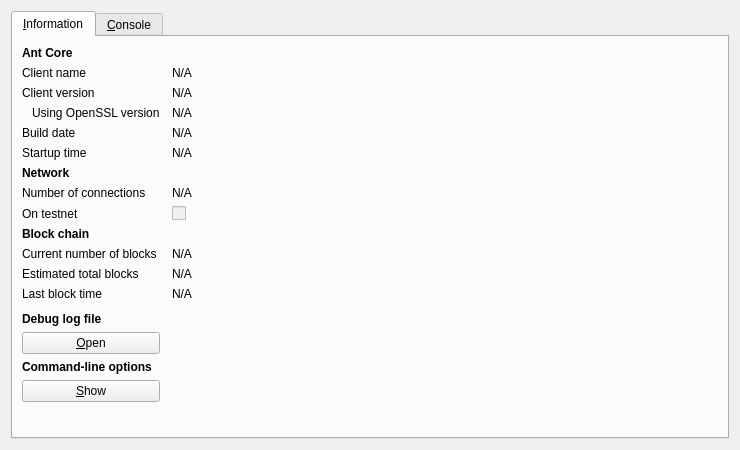
<?xml version="1.0" encoding="UTF-8"?>
<ui version="4.0">
 <class>RPCConsole</class>
 <widget class="QDialog" name="RPCConsole">
  <property name="geometry">
   <rect>
    <x>0</x>
    <y>0</y>
    <width>740</width>
    <height>450</height>
   </rect>
  </property>
  <property name="windowTitle">
   <string>Ant - Debug window</string>
  </property>
  <layout class="QVBoxLayout" name="verticalLayout_2">
   <item>
    <widget class="QTabWidget" name="tabWidget">
     <property name="currentIndex">
      <number>0</number>
     </property>
     <widget class="QWidget" name="tab_info">
      <attribute name="title">
       <string>&amp;Information</string>
      </attribute>
      <layout class="QGridLayout" name="gridLayout" columnstretch="0,1">
       <property name="horizontalSpacing">
        <number>12</number>
       </property>
       <item row="0" column="0">
        <widget class="QLabel" name="label_9">
         <property name="font">
          <font>
           <weight>75</weight>
           <bold>true</bold>
          </font>
         </property>
         <property name="text">
          <string>Ant Core</string>
         </property>
        </widget>
       </item>
       <item row="1" column="0">
        <widget class="QLabel" name="label_5">
         <property name="text">
          <string>Client name</string>
         </property>
        </widget>
       </item>
       <item row="1" column="1">
        <widget class="QLabel" name="clientName">
         <property name="cursor">
          <cursorShape>IBeamCursor</cursorShape>
         </property>
         <property name="text">
          <string>N/A</string>
         </property>
         <property name="textFormat">
          <enum>Qt::PlainText</enum>
         </property>
         <property name="textInteractionFlags">
          <set>Qt::LinksAccessibleByMouse|Qt::TextSelectableByKeyboard|Qt::TextSelectableByMouse</set>
         </property>
        </widget>
       </item>
       <item row="2" column="0">
        <widget class="QLabel" name="label_6">
         <property name="text">
          <string>Client version</string>
         </property>
        </widget>
       </item>
       <item row="2" column="1">
        <widget class="QLabel" name="clientVersion">
         <property name="cursor">
          <cursorShape>IBeamCursor</cursorShape>
         </property>
         <property name="text">
          <string>N/A</string>
         </property>
         <property name="textFormat">
          <enum>Qt::PlainText</enum>
         </property>
         <property name="textInteractionFlags">
          <set>Qt::LinksAccessibleByMouse|Qt::TextSelectableByKeyboard|Qt::TextSelectableByMouse</set>
         </property>
        </widget>
       </item>
       <item row="3" column="0">
        <widget class="QLabel" name="label_14">
         <property name="text">
          <string>Using OpenSSL version</string>
         </property>
         <property name="indent">
          <number>10</number>
         </property>
        </widget>
       </item>
       <item row="3" column="1">
        <widget class="QLabel" name="openSSLVersion">
         <property name="cursor">
          <cursorShape>IBeamCursor</cursorShape>
         </property>
         <property name="text">
          <string>N/A</string>
         </property>
         <property name="textFormat">
          <enum>Qt::PlainText</enum>
         </property>
         <property name="textInteractionFlags">
          <set>Qt::LinksAccessibleByMouse|Qt::TextSelectableByKeyboard|Qt::TextSelectableByMouse</set>
         </property>
        </widget>
       </item>
       <item row="4" column="0">
        <widget class="QLabel" name="label_12">
         <property name="text">
          <string>Build date</string>
         </property>
        </widget>
       </item>
       <item row="4" column="1">
        <widget class="QLabel" name="buildDate">
         <property name="cursor">
          <cursorShape>IBeamCursor</cursorShape>
         </property>
         <property name="text">
          <string>N/A</string>
         </property>
         <property name="textFormat">
          <enum>Qt::PlainText</enum>
         </property>
         <property name="textInteractionFlags">
          <set>Qt::LinksAccessibleByMouse|Qt::TextSelectableByKeyboard|Qt::TextSelectableByMouse</set>
         </property>
        </widget>
       </item>
       <item row="5" column="0">
        <widget class="QLabel" name="label_13">
         <property name="text">
          <string>Startup time</string>
         </property>
        </widget>
       </item>
       <item row="5" column="1">
        <widget class="QLabel" name="startupTime">
         <property name="cursor">
          <cursorShape>IBeamCursor</cursorShape>
         </property>
         <property name="text">
          <string>N/A</string>
         </property>
         <property name="textFormat">
          <enum>Qt::PlainText</enum>
         </property>
         <property name="textInteractionFlags">
          <set>Qt::LinksAccessibleByMouse|Qt::TextSelectableByKeyboard|Qt::TextSelectableByMouse</set>
         </property>
        </widget>
       </item>
       <item row="6" column="0">
        <widget class="QLabel" name="label_11">
         <property name="font">
          <font>
           <weight>75</weight>
           <bold>true</bold>
          </font>
         </property>
         <property name="text">
          <string>Network</string>
         </property>
        </widget>
       </item>
       <item row="7" column="0">
        <widget class="QLabel" name="label_7">
         <property name="text">
          <string>Number of connections</string>
         </property>
        </widget>
       </item>
       <item row="7" column="1">
        <widget class="QLabel" name="numberOfConnections">
         <property name="cursor">
          <cursorShape>IBeamCursor</cursorShape>
         </property>
         <property name="text">
          <string>N/A</string>
         </property>
         <property name="textFormat">
          <enum>Qt::PlainText</enum>
         </property>
         <property name="textInteractionFlags">
          <set>Qt::LinksAccessibleByMouse|Qt::TextSelectableByKeyboard|Qt::TextSelectableByMouse</set>
         </property>
        </widget>
       </item>
       <item row="8" column="0">
        <widget class="QLabel" name="label_8">
         <property name="text">
          <string>On testnet</string>
         </property>
        </widget>
       </item>
       <item row="8" column="1">
        <widget class="QCheckBox" name="isTestNet">
         <property name="enabled">
          <bool>false</bool>
         </property>
         <property name="text">
          <string/>
         </property>
        </widget>
       </item>
       <item row="9" column="0">
        <widget class="QLabel" name="label_10">
         <property name="font">
          <font>
           <weight>75</weight>
           <bold>true</bold>
          </font>
         </property>
         <property name="text">
          <string>Block chain</string>
         </property>
        </widget>
       </item>
       <item row="10" column="0">
        <widget class="QLabel" name="label_3">
         <property name="text">
          <string>Current number of blocks</string>
         </property>
        </widget>
       </item>
       <item row="10" column="1">
        <widget class="QLabel" name="numberOfBlocks">
         <property name="cursor">
          <cursorShape>IBeamCursor</cursorShape>
         </property>
         <property name="text">
          <string>N/A</string>
         </property>
         <property name="textFormat">
          <enum>Qt::PlainText</enum>
         </property>
         <property name="textInteractionFlags">
          <set>Qt::LinksAccessibleByMouse|Qt::TextSelectableByKeyboard|Qt::TextSelectableByMouse</set>
         </property>
        </widget>
       </item>
       <item row="11" column="0">
        <widget class="QLabel" name="label_4">
         <property name="text">
          <string>Estimated total blocks</string>
         </property>
        </widget>
       </item>
       <item row="11" column="1">
        <widget class="QLabel" name="totalBlocks">
         <property name="cursor">
          <cursorShape>IBeamCursor</cursorShape>
         </property>
         <property name="text">
          <string>N/A</string>
         </property>
         <property name="textFormat">
          <enum>Qt::PlainText</enum>
         </property>
         <property name="textInteractionFlags">
          <set>Qt::LinksAccessibleByMouse|Qt::TextSelectableByKeyboard|Qt::TextSelectableByMouse</set>
         </property>
        </widget>
       </item>
       <item row="12" column="0">
        <widget class="QLabel" name="label_2">
         <property name="text">
          <string>Last block time</string>
         </property>
        </widget>
       </item>
       <item row="12" column="1">
        <widget class="QLabel" name="lastBlockTime">
         <property name="cursor">
          <cursorShape>IBeamCursor</cursorShape>
         </property>
         <property name="text">
          <string>N/A</string>
         </property>
         <property name="textFormat">
          <enum>Qt::PlainText</enum>
         </property>
         <property name="textInteractionFlags">
          <set>Qt::LinksAccessibleByMouse|Qt::TextSelectableByKeyboard|Qt::TextSelectableByMouse</set>
         </property>
        </widget>
       </item>
       <item row="13" column="0">
        <spacer name="verticalSpacer_2">
         <property name="orientation">
          <enum>Qt::Vertical</enum>
         </property>
         <property name="sizeHint" stdset="0">
          <size>
           <width>20</width>
           <height>20</height>
          </size>
         </property>
        </spacer>
       </item>
       <item row="14" column="0">
        <widget class="QLabel" name="labelDebugLogfile">
         <property name="font">
          <font>
           <weight>75</weight>
           <bold>true</bold>
          </font>
         </property>
         <property name="text">
          <string>Debug log file</string>
         </property>
        </widget>
       </item>
       <item row="15" column="0">
        <widget class="QPushButton" name="openDebugLogfileButton">
         <property name="toolTip">
          <string>Open the Ant debug log file from the current data directory. This can take a few seconds for large log files.</string>
         </property>
         <property name="text">
          <string>&amp;Open</string>
         </property>
         <property name="autoDefault">
          <bool>false</bool>
         </property>
        </widget>
       </item>
       <item row="16" column="0">
        <widget class="QLabel" name="labelCLOptions">
         <property name="font">
          <font>
           <weight>75</weight>
           <bold>true</bold>
          </font>
         </property>
         <property name="text">
          <string>Command-line options</string>
         </property>
        </widget>
       </item>
       <item row="17" column="0">
        <widget class="QPushButton" name="showCLOptionsButton">
         <property name="toolTip">
          <string>Show the Ant-Qt help message to get a list with possible Ant command-line options.</string>
         </property>
         <property name="text">
          <string>&amp;Show</string>
         </property>
         <property name="autoDefault">
          <bool>false</bool>
         </property>
        </widget>
       </item>
       <item row="18" column="0">
        <spacer name="verticalSpacer">
         <property name="orientation">
          <enum>Qt::Vertical</enum>
         </property>
         <property name="sizeHint" stdset="0">
          <size>
           <width>20</width>
           <height>40</height>
          </size>
         </property>
        </spacer>
       </item>
      </layout>
     </widget>
     <widget class="QWidget" name="tab_console">
      <attribute name="title">
       <string>&amp;Console</string>
      </attribute>
      <layout class="QVBoxLayout" name="verticalLayout_3">
       <property name="spacing">
        <number>3</number>
       </property>
       <item>
        <widget class="QTextEdit" name="messagesWidget">
         <property name="minimumSize">
          <size>
           <width>0</width>
           <height>100</height>
          </size>
         </property>
         <property name="readOnly">
          <bool>true</bool>
         </property>
         <property name="tabKeyNavigation" stdset="0">
          <bool>false</bool>
         </property>
         <property name="columnCount" stdset="0">
          <number>2</number>
         </property>
        </widget>
       </item>
       <item>
        <layout class="QHBoxLayout" name="horizontalLayout">
         <property name="spacing">
          <number>3</number>
         </property>
         <item>
          <widget class="QLabel" name="label">
           <property name="text">
            <string notr="true">&gt;</string>
           </property>
          </widget>
         </item>
         <item>
          <widget class="QLineEdit" name="lineEdit"/>
         </item>
         <item>
          <widget class="QPushButton" name="clearButton">
           <property name="maximumSize">
            <size>
             <width>24</width>
             <height>24</height>
            </size>
           </property>
           <property name="toolTip">
            <string>Clear console</string>
           </property>
           <property name="text">
            <string/>
           </property>
           <property name="icon">
            <iconset resource="../bitcoin.qrc">
             <normaloff>:/icons/remove</normaloff>:/icons/remove</iconset>
           </property>
           <property name="shortcut">
            <string notr="true">Ctrl+L</string>
           </property>
           <property name="autoDefault">
            <bool>false</bool>
           </property>
          </widget>
         </item>
        </layout>
       </item>
      </layout>
     </widget>
    </widget>
   </item>
  </layout>
 </widget>
 <resources>
  <include location="../bitcoin.qrc"/>
 </resources>
 <connections/>
</ui>
